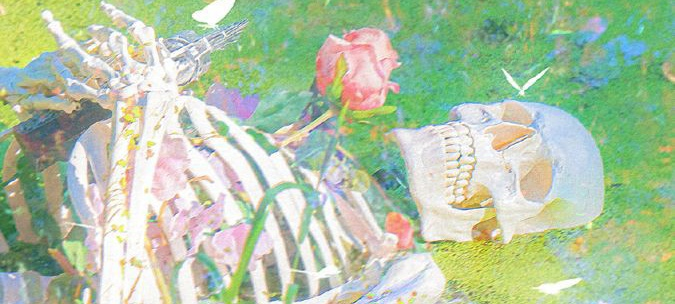
#> input picture assets/gambar_test.jpg, 675 x 304 px, found by its file name
$ python tutor7.py
#> lines starting #> are read from the running program, lines starting #| are printed output that depends on the picture
import numpy as np
import cv2

img = cv2.imread('assets/gambar_test.jpg', 0)
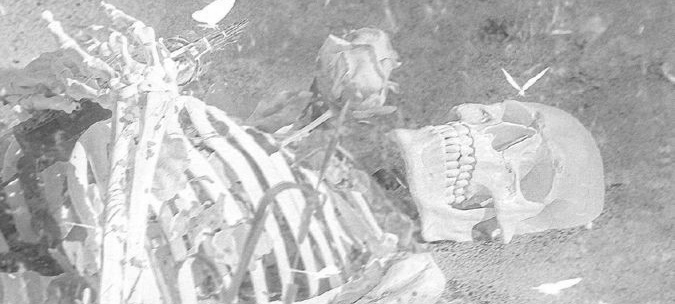
#> img: shape (304, 675); min 61, max 255, mean 186.9
template = cv2.imread('assets/mawar.jpg', 0)
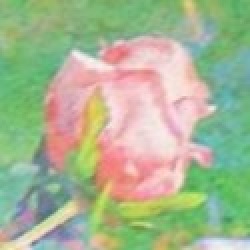
#> input picture assets/mawar.jpg, 125 x 125 px, found by its file name (shown 2 times larger)
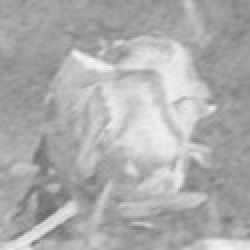
#> template: shape (125, 125) (shown 2 times larger); min 104, max 245, mean 172.8
h, w = template.shape
#> h = 125; w = 125

# metode dengan akurasi berbeda beda
methods = [cv2.TM_CCOEFF, cv2.TM_CCOEFF_NORMED, cv2.TM_CCORR, cv2.TM_CCORR_NORMED, cv2.TM_SQDIFF, cv2.TM_SQDIFF_NORMED]

for method in methods :
    img2 = img.copy()

    result = cv2.matchTemplate(img2, template, method)
    min_val, max_val, min_loc, max_loc = cv2.minMaxLoc(result)
    if method in [cv2.TM_SQDIFF, cv2.TM_SQDIFF_NORMED] :
        location = min_loc
    else :
        location = max_loc

    bottom_right = (location[0] + w, location[1] + h)
    cv2.rectangle(img2, location, bottom_right, 255, 5)

    cv2.imshow('match', img2)
    cv2.waitKey(0)
    cv2.destroyAllWindows()
#> this loop made 6 passes
#> (min_val, max_val, min_loc, location, bottom_right) on passes 1 to 4: (-5596158, 10142845, (311, 127), (293, 10), (418, 135)), (-0.419, 0.977, (311, 128), (293, 10), (418, 135)), (417085376, 604480128, (550, 0), (110, 122), (235, 247)), (0.95, 0.999, (14, 81), (293, 10), (418, 135))
#> (min_val, max_val, max_loc, location, bottom_right) on passes 5 to 6: (488960, 64059776, (115, 108), (293, 10), (418, 135)), (0.00102, 0.104, (115, 108), (293, 10), (418, 135))
#> pass 1, `result = cv2.matchTemplate(img2, template, method)`:
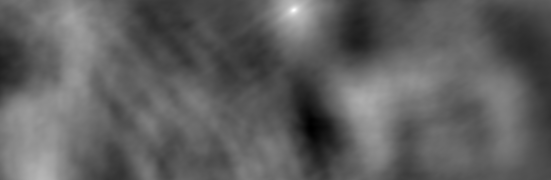
#> result: shape (180, 551) float32; min -5596158, max 10142845, mean 325284; drawn with min black and max white
#> pass 1, `cv2.imshow('match', img2)`:
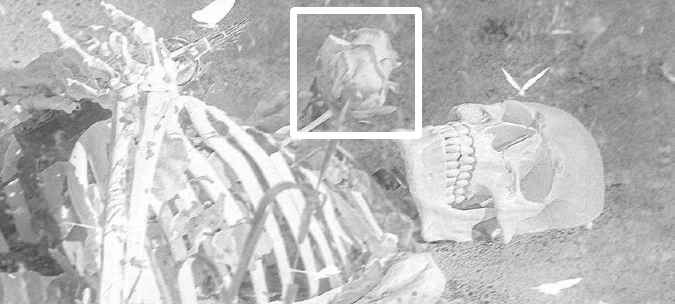
#> window 'match': shape (304, 675); min 61, max 255, mean 188.4
#> pass 3, `result = cv2.matchTemplate(img2, template, method)`:
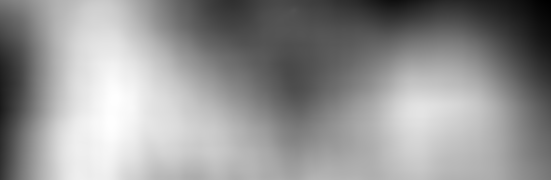
#> result: shape (180, 551) float32; min 417085376, max 604480128, mean 526117760; drawn with min black and max white
#> after the loop:
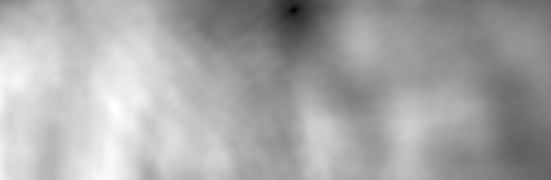
#> result: shape (180, 551) float32; min 0.00102, max 0.104, mean 0.0688; drawn with min black and max white
